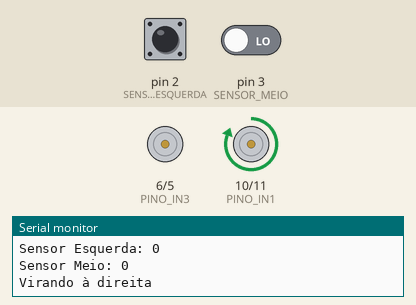
Recording of a sketch running on a simulated Arduino Uno, built with avr-gcc and run on an emulated ATmega328P. On the bench: motor-driver pin pairs drawn as motors (green arrow = first pin HIGH = forward, orange = second pin HIGH = backward, longer = more drive), the last lines printed to the serial monitor. Inputs (shaded band) come from the test bench; at power-on: pin 2 (SENSOR_ESQUERDA) LOW, pin 3 (SENSOR_MEIO) LOW.

Above: at 1.2 s.
1.3 s: pin 2 (SENSOR_ESQUERDA) driven HIGH
At 2.1 s:
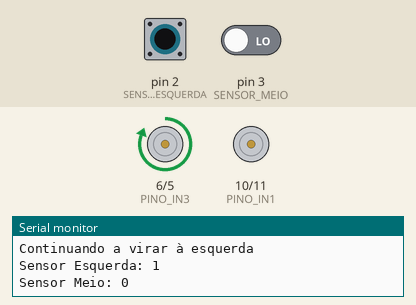
2.9 s: pin 2 (SENSOR_ESQUERDA) driven LOW and pin 3 (SENSOR_MEIO) driven HIGH
At 4.2 s:
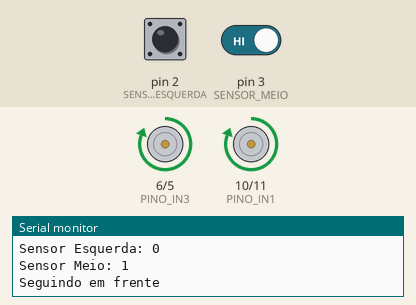
4.6 s: pin 3 (SENSOR_MEIO) driven LOW
At 5.6 s:
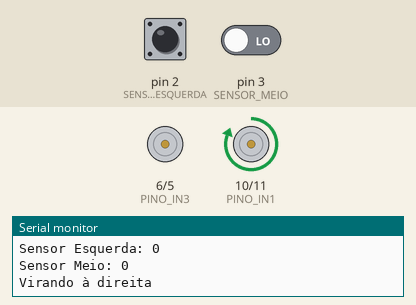
6.1 s: pin 3 (SENSOR_MEIO) driven HIGH
At 7.0 s:
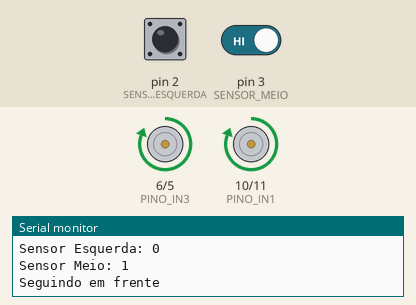
7.6 s: pin 2 (SENSOR_ESQUERDA) driven HIGH
At 9.2 s:
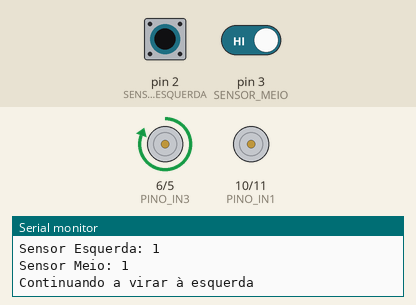
10.6 s: pin 2 (SENSOR_ESQUERDA) pulsed LOW 2 times (0.12 s each, 0.3 s apart)
At 10.82 s:
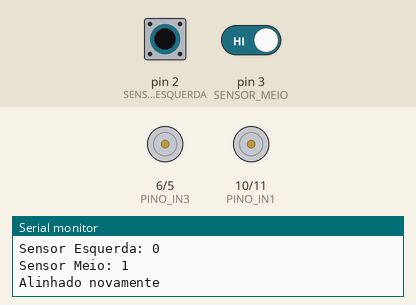
Timing chart, 0 to 13.6 s (numbered marks = the images above; inputs shaded):
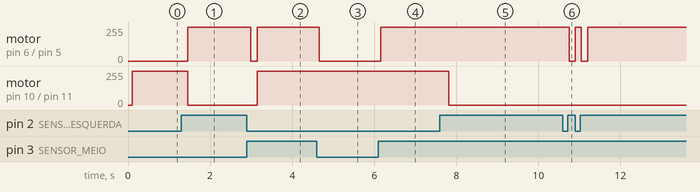

The sketch:

mainV0.ino
```cpp
#define PINO_IN1 10  // Motor esquerdo IN1
#define PINO_IN2 11  // Motor esquerdo IN2
#define PINO_IN3 6   // Motor direito IN1
#define PINO_IN4 5   // Motor direito IN2

#define SENSOR_ESQUERDA 2  // Sensor esquerdo
#define SENSOR_MEIO 3      // Sensor do meio

volatile bool FlagEsq = false; // Flag para detectar movimento à esquerda

const int numLeituras = 5;   // Número de leituras consecutivas
const int atrasoLeitura = 10; // Atraso entre as leituras em milissegundos

void setup() {
  // Configurando pinos dos motores como saída
  pinMode(PINO_IN1, OUTPUT);
  pinMode(PINO_IN2, OUTPUT);
  pinMode(PINO_IN3, OUTPUT);
  pinMode(PINO_IN4, OUTPUT);

  // Configurando pinos dos sensores como entrada
  pinMode(SENSOR_ESQUERDA, INPUT);
  pinMode(SENSOR_MEIO, INPUT);

  // Inicializando comunicação serial para monitoramento
  Serial.begin(9600);
}

void loop() {
  // Leitura confiável dos sensores
  int Esquerda = leituraConfiavel(SENSOR_ESQUERDA);
  int Meio = leituraConfiavel(SENSOR_MEIO);

  // Exibindo leituras dos sensores no monitor serial
  Serial.print("Sensor Esquerda: ");
  Serial.println(Esquerda);
  Serial.print("Sensor Meio: ");
  Serial.println(Meio);

  if (FlagEsq) {
    // Se está virando à esquerda
    if (Esquerda == LOW && Meio == HIGH) {
      // Sensor esquerdo detecta branco e o do meio detecta a linha
      Serial.println("Alinhado novamente");
      stopMotors();
      FlagEsq = false;
    } else {
      // Continua virando à esquerda
      Serial.println("Continuando a virar à esquerda");
      turnLeft(255);
    }
  } else if (Esquerda == HIGH) {
    // Se o sensor esquerdo detecta a linha, inicia a virada à esquerda
    FlagEsq = true;
    Serial.println("Iniciando virada à esquerda");
    turnLeft(255);
  } else if (Meio == HIGH) {
    // Se o sensor do meio está na linha, segue em frente
    Serial.println("Seguindo em frente");
    moveForward(255);
  } else if (Esquerda == LOW && Meio == LOW) {
    // Se ambos os sensores estão lendo branco e não está virando à esquerda, vira à direita
    Serial.println("Virando à direita");
    turnRight(255);
  } else {
    // Ação padrão: parar
    Serial.println("Parando");
    stopMotors();
  }

  delay(50); // Pequeno atraso para estabilizar as leituras
}

// Função para ler o sensor de forma confiável
int leituraConfiavel(int pinoSensor) {
  int leiturasConsecutivasHigh = 0;
  int leiturasConsecutivasLow = 0;

  for (int i = 0; i < numLeituras; i++) {
    int leitura = digitalRead(pinoSensor);
    if (leitura == HIGH) {
      leiturasConsecutivasHigh++;
    } else {
      leiturasConsecutivasLow++;
    }
    delay(atrasoLeitura);
  }

  if (leiturasConsecutivasHigh == numLeituras) {
    // Todas as leituras foram HIGH
    return HIGH;
  } else if (leiturasConsecutivasLow == numLeituras) {
    // Todas as leituras foram LOW
    return LOW;
  } else {
    // Leituras inconsistentes, pode considerar o maior ou repetir a leitura
    // Aqui vamos considerar o valor maior
    if (leiturasConsecutivasHigh > leiturasConsecutivasLow) {
      return HIGH;
    } else {
      return LOW;
    }
  }
}

// Função para configurar velocidade e direção do motor
void setMotor(int in1, int in2, int velocidade, int direcao) {
  if (direcao == 1) { // Frente
    analogWrite(in1, velocidade);
    analogWrite(in2, 0);
  } else if (direcao == -1) { // Ré
    analogWrite(in1, 0);
    analogWrite(in2, velocidade);
  } else { // Parar
    analogWrite(in1, 0);
    analogWrite(in2, 0);
  }
}

// Funções para controlar o movimento do robô
void moveForward(int velocidade) {
  setMotor(PINO_IN1, PINO_IN2, velocidade, 1); // Motor esquerdo para frente
  setMotor(PINO_IN3, PINO_IN4, velocidade, 1); // Motor direito para frente
}

void turnLeft(int velocidade) {
  setMotor(PINO_IN1, PINO_IN2, 0, 0);           // Motor esquerdo parado
  setMotor(PINO_IN3, PINO_IN4, velocidade, 1);  // Motor direito para frente
}

void turnRight(int velocidade) {
  setMotor(PINO_IN1, PINO_IN2, velocidade, 1);  // Motor esquerdo para frente
  setMotor(PINO_IN3, PINO_IN4, 0, 0);           // Motor direito parado
}

void stopMotors() {
  setMotor(PINO_IN1, PINO_IN2, 0, 0);
  setMotor(PINO_IN3, PINO_IN4, 0, 0);
}
```

Measured:
- after the input at 1.3 s, motor on pin 6 (PINO_IN3) / pin 5 (PINO_IN4): stopped → forward 255/255 after 0.16 s; motor on pin 10 (PINO_IN1) / pin 11 (PINO_IN2): forward 255/255 → stopped after 0.16 s
- after the input at 2.9 s, motor on pin 6 (PINO_IN3) / pin 5 (PINO_IN4): forward 255/255 → stopped after 0.10 s, → forward 255/255 0.15 s later; motor on pin 10 (PINO_IN1) / pin 11 (PINO_IN2): stopped → forward 255/255 after 0.25 s
- after the input at 4.6 s, motor on pin 6 (PINO_IN3) / pin 5 (PINO_IN4): forward 255/255 → stopped after 0.06 s
- after the input at 6.1 s, motor on pin 6 (PINO_IN3) / pin 5 (PINO_IN4): stopped → forward 255/255 after 0.06 s
- after the input at 7.6 s, motor on pin 10 (PINO_IN1) / pin 11 (PINO_IN2): forward 255/255 → stopped after 0.22 s
- after the input at 10.6 s, motor on pin 6 (PINO_IN3) / pin 5 (PINO_IN4): alternates forward 255/255 for 0.15 s and stopped for 0.15 s, 4 changes in all, then stays forward 255/255, starting after 0.15 s
